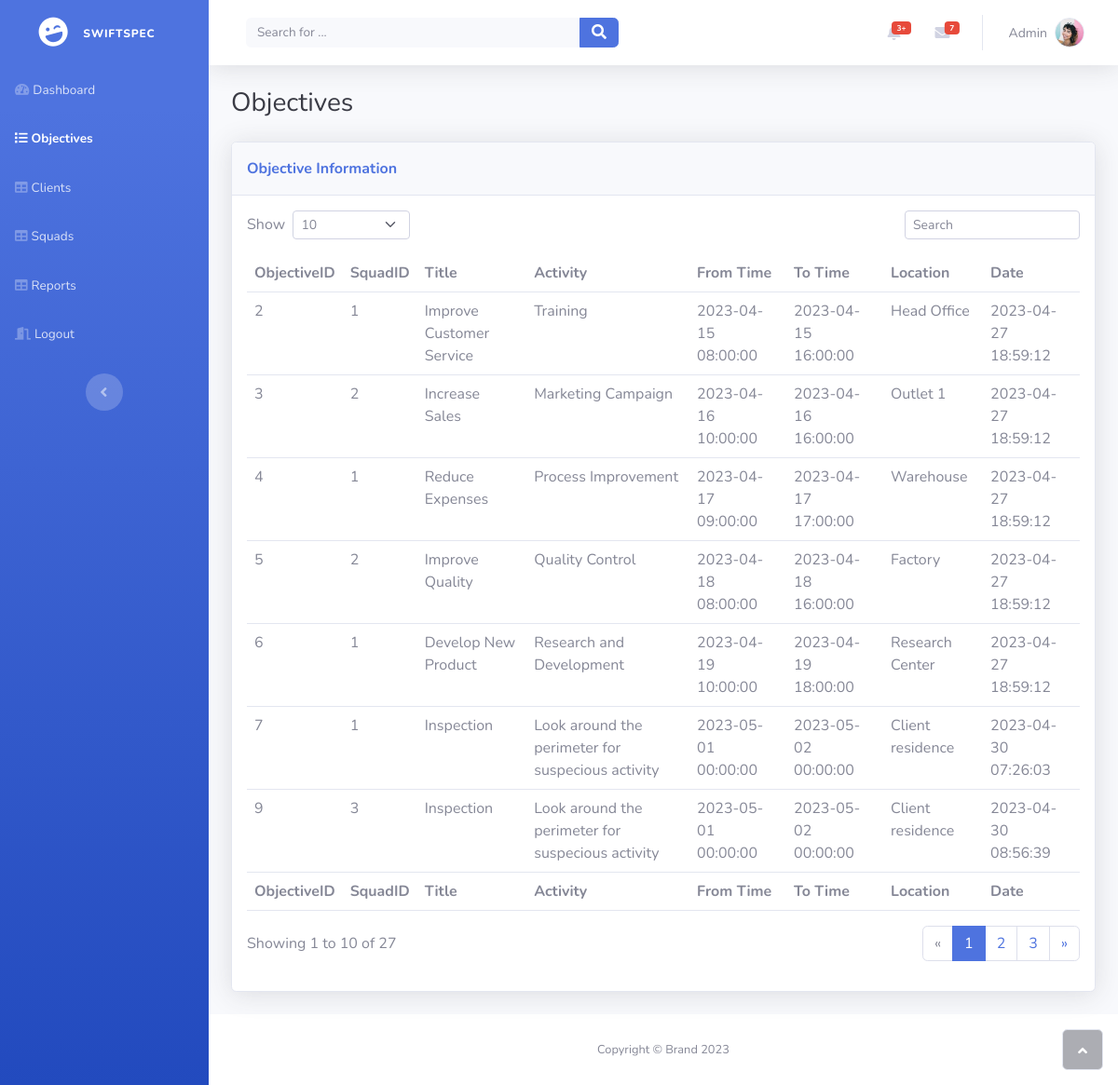
Page /squadobjectives.php on the committed database.
### tables this page shows
CREATE TABLE `objectives` (
  `ObjectiveID` int(11) NOT NULL,
  `SquadID` int(11) DEFAULT NULL,
  `Title` varchar(50) DEFAULT NULL,
  `Activity` varchar(255) DEFAULT NULL,
  `FromTime` datetime DEFAULT NULL,
  `ToTime` datetime DEFAULT NULL,
  `Location` varchar(255) DEFAULT NULL,
  `DateSet` timestamp NOT NULL DEFAULT current_timestamp() ON UPDATE current_timestamp()
);

### php/displayobjectives.php (called while the page is built)
<?php
require_once 'connection.php';
$sql = "SELECT * FROM objectives";
$result = $connection->query($sql);
$rows = array();
if ($result->num_rows > 0) {
  while($row = $result->fetch_assoc()) {
    $rows[] = $row;
  }
}
?>

### squadobjectives.php (the view, shortened to what this page needs)
<?php
    require_once 'php/connection.php';
    require_once 'php/displayobjectives.php';
?>
<!DOCTYPE html>
<html lang="en">
<head>
    <link rel="stylesheet" href="assets/bootstrap/css/bootstrap.min.css">
    <link rel="stylesheet" href="assets/fonts/fontawesome-all.min.css">
</head>
<body id="page-top">
    <div id="wrapper">
        <nav class="navbar navbar-dark align-items-start sidebar sidebar-dark accordion bg-gradient-primary p-0">
            <div class="container-fluid d-flex flex-column p-0"><a class="navbar-brand d-flex justify-content-center align-items-center sidebar-brand m-0" href="#">
                    <div class="sidebar-brand-icon rotate-n-15"><i class="fas fa-laugh-wink"></i></div>
                    <div class="sidebar-brand-text mx-3"><span style="font-size: 12px;">SwiftSpec</span></div>
                </a>
                <ul class="navbar-nav text-light" id="accordionSidebar">
                    <li class="nav-item"><a class="nav-link" href="squadhome.php"><i class="fas fa-tachometer-alt"></i><span>Dashboard</span></a></li>
                    <li class="nav-item"><a class="nav-link active" href="squadObjectives.php"><i class="fas fa-list"></i><span>Objectives</span></a></li>
                    <li class="nav-item"><a class="nav-link" href="squadclients.php"><i class="fas fa-table"></i><span>Clients</span></a></li>
                    <li class="nav-item"><a class="nav-link" href="squadclients.php"><i class="fas fa-table"></i><span>Squads</span></a></li>
                    <li class="nav-item"><a class="nav-link" href="squadreports.php"><i class="fas fa-table"></i><span>Reports</span></a></li>
                    <li class="nav-item"><a class="nav-link" href="php/logout.php"><i class="fas fa-door-open"></i><span>Logout</span></a></li>
                </ul>
                <div class="text-center d-none d-md-inline"><button class="btn rounded-circle border-0" id="sidebarToggle" type="button"></button></div>
            </div>
        </nav>
        <div class="d-flex flex-column" id="content-wrapper">
            <div id="content">
                <nav class="navbar navbar-light navbar-expand bg-white shadow mb-4 topbar static-top">
                    <div class="container-fluid"><button class="btn btn-link d-md-none rounded-circle me-3" id="sidebarToggleTop" type="button"><i class="fas fa-bars"></i></button>
                        <form class="d-none d-sm-inline-block me-auto ms-md-3 my-2 my-md-0 mw-100 navbar-search">
                            <div class="input-group"><input class="bg-light form-control border-0 small" type="text" placeholder="Search for ..."><button class="btn btn-primary py-0" type="button"><i class="fas fa-search"></i></button></div>
                        </form>
                        <ul class="navbar-nav flex-nowrap ms-auto">
                            <li class="nav-item dropdown no-arrow mx-1">
                                <div class="nav-item dropdown no-arrow"><a class="dropdown-toggle nav-link" aria-expanded="false" data-bs-toggle="dropdown" href="#"><span class="badge bg-danger badge-counter">3+</span><i class="fas fa-bell fa-fw"></i></a>
                                </div>
                            </li>
                            <li class="nav-item dropdown no-arrow mx-1">
                                <div class="nav-item dropdown no-arrow"><a class="dropdown-toggle nav-link" aria-expanded="false" data-bs-toggle="dropdown" href="#"><span class="badge bg-danger badge-counter">7</span><i class="fas fa-envelope fa-fw"></i></a>
                                </div>
                            </li>
                            <li class="nav-item dropdown no-arrow">
                                <div class="nav-item dropdown no-arrow"><a class="dropdown-toggle nav-link" aria-expanded="false" data-bs-toggle="dropdown" href="#"><span class="d-none d-lg-inline me-2 text-gray-600 small">Admin</span><img class="border rounded-circle img-profile" src="assets/img/avatars/avatar1.jpeg"></a>
                                </div>
                            </li>
                        </ul>
                    </div>
                </nav>
                <div class="container-fluid">
                    <h3 class="text-dark mb-4">Objectives</h3>
                    <div class="card shadow mb-4">
                        <div class="card-header py-3">
                            <p class="text-primary m-0 fw-bold">Objective Information</p>
                        </div>
                        <div class="card-body">
                            <div class="row">
                                <div class="col-md-6 text-nowrap">
                                    <div id="dataTable_length" class="dataTables_length" aria-controls="dataTable">
                                        <label class="form-label">Show&nbsp;
                                            <select class="d-inline-block form-select form-select-sm">
                                                <option value="10" selected="">10</option>
                                            </select>&nbsp;
                                        </label>
                                    </div>
                                </div>
                                <div class="col-md-6">
                                    <div class="text-md-end dataTables_filter" id="dataTable_filter"><label class="form-label"><input type="search" class="form-control form-control-sm" aria-controls="dataTable" placeholder="Search"></label></div>
                                </div>
                            </div>
                            <div class="table-responsive table mt-2" id="dataTable" role="grid" aria-describedby="dataTable_info">
                                <table class="table my-0" id="dataTable">
                                    <thead>
                                        <tr>
                                            <th>ObjectiveID</th>
                                            <th>SquadID</th>
                                            <th>Title</th>
                                            <th>Activity</th>
                                            <th>From Time</th>
                                            <th>To Time</th>
                                            <th>Location</th>
                                            <th>Date</th>
                                        </tr>
                                    </thead>
                                    <tbody>
                                        <?php foreach ($rows as $row): ?>
                                            <tr>
                                                <td><?php echo $row['ObjectiveID']; ?></td>
                                                <td><?php echo $row['SquadID']; ?></td>
                                                <td><?php echo $row['Title']; ?></td>
                                                <td><?php echo $row['Activity']; ?></td>
                                                <td><?php echo $row['FromTime']; ?></td>
                                                <td><?php echo $row['ToTime']; ?></td>
                                                <td><?php echo $row['Location']; ?></td>
                                                <td><?php echo $row['DateSet']; ?></td>
                                            </tr>
                                        <?php endforeach; ?>
                                    </tbody>
                                    <tfoot>
                                        <tr>
                                            <td><strong>ObjectiveID</strong></td>
                                            <td><strong>SquadID</strong></td>
                                            <td><strong>Title</strong></td>
                                            <td><strong>Activity</strong></td>
                                            <td><strong>From Time</strong></td>
                                            <td><strong>To Time</strong></td>
                                            <td><strong>Location</strong></td>
                                            <td><strong>Date</strong></td>
                                        </tr>
                                    </tfoot>
                                </table>
                            </div>
                            <div class="row">
                                <div class="col-md-6 align-self-center">
                                    <p id="dataTable_info" class="dataTables_info" role="status" aria-live="polite">Showing 1 to 10 of 27</p>
                                </div>
                                <div class="col-md-6">
                                    <nav class="d-lg-flex justify-content-lg-end dataTables_paginate paging_simple_numbers">
                                        <ul class="pagination">
                                            <li class="page-item disabled"><a class="page-link" aria-label="Previous" href="#"><span aria-hidden="true">«</span></a></li>
                                            <li class="page-item active"><a class="page-link" href="#">1</a></li>
                                            <li class="page-item"><a class="page-link" href="#">2</a></li>
                                            <li class="page-item"><a class="page-link" href="#">3</a></li>
                                            <li class="page-item"><a class="page-link" aria-label="Next" href="#"><span aria-hidden="true">»</span></a></li>
                                        </ul>
                                    </nav>
                                </div>
                            </div>
                        </div>
                    </div>
                </div>
            </div>
            <footer class="bg-white sticky-footer">
                <div class="container my-auto">
                    <div class="text-center my-auto copyright"><span>Copyright © Brand 2023</span></div>
                </div>
            </footer>
        </div>
        <a class="border rounded d-inline scroll-to-top" href="#page-top"><i class="fas fa-angle-up"></i></a>
    </div>
</body>
</html>

### rows in the picture
objectives: ObjectiveID "2", SquadID "1", Title "Improve Customer Service", Activity "Training", FromTime "2023-04-15 08:00:00", ToTime "2023-04-15 16:00:00", Location "Head Office", DateSet "2023-04-27 18:59:12"
objectives: ObjectiveID "3", SquadID "2", Title "Increase Sales", Activity "Marketing Campaign", FromTime "2023-04-16 10:00:00", ToTime "2023-04-16 16:00:00", Location "Outlet 1", DateSet "2023-04-27 18:59:12"
objectives: ObjectiveID "4", SquadID "1", Title "Reduce Expenses", Activity "Process Improvement", FromTime "2023-04-17 09:00:00", ToTime "2023-04-17 17:00:00", Location "Warehouse", DateSet "2023-04-27 18:59:12"
objectives: ObjectiveID "5", SquadID "2", Title "Improve Quality", Activity "Quality Control", FromTime "2023-04-18 08:00:00", ToTime "2023-04-18 16:00:00", Location "Factory", DateSet "2023-04-27 18:59:12"
objectives: ObjectiveID "6", SquadID "1", Title "Develop New Product", Activity "Research and Development", FromTime "2023-04-19 10:00:00", ToTime "2023-04-19 18:00:00", Location "Research Center", DateSet "2023-04-27 18:59:12"
objectives: ObjectiveID "7", SquadID "1", Title "Inspection", Activity "Look around the perimeter for suspecious activity", FromTime "2023-05-01 00:00:00", ToTime "2023-05-02 00:00:00", Location "Client residence", DateSet "2023-04-30 07:26:03"
objectives: ObjectiveID "9", SquadID "3", Title "Inspection", Activity "Look around the perimeter for suspecious activity", FromTime "2023-05-01 00:00:00", ToTime "2023-05-02 00:00:00", Location "Client residence", DateSet "2023-04-30 08:56:39"
